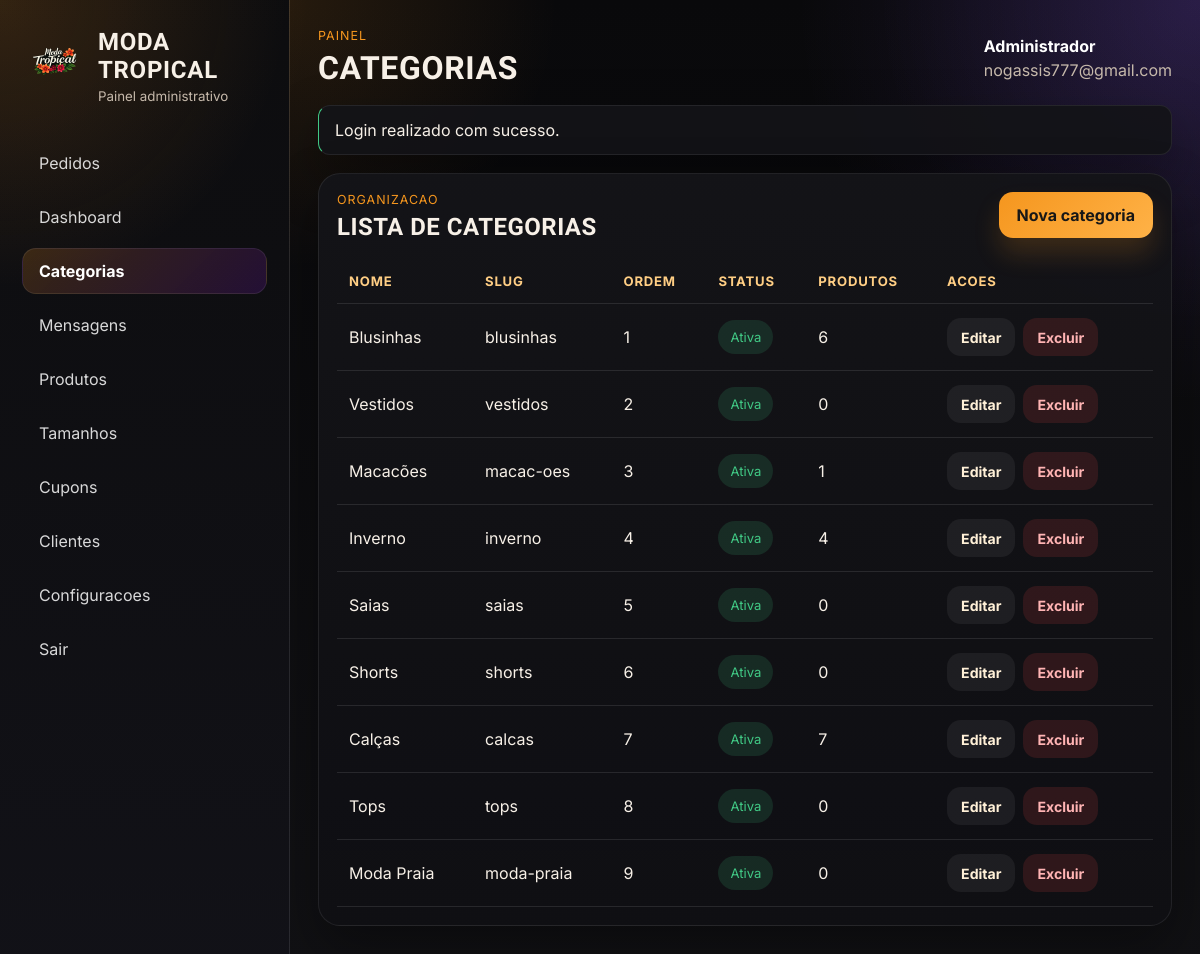
Screenshot of /admin/categorias.php (signed in) with the database file from the repository.
### tables this page shows
CREATE TABLE `configuracoes` (
  `id` int(10) unsigned NOT NULL AUTO_INCREMENT,
  `nome_estabelecimento` varchar(160) NOT NULL,
  `descricao_loja` text DEFAULT NULL,
  `logo` varchar(255) DEFAULT NULL,
  `telefone_whatsapp` varchar(30) DEFAULT NULL,
  `endereco` varchar(255) DEFAULT NULL,
  `horario_funcionamento` varchar(255) DEFAULT NULL,
  `cor_primaria` varchar(20) NOT NULL DEFAULT '#4d137a',
  `cor_secundaria` varchar(20) NOT NULL DEFAULT '#7f56d9',
  `criado_em` timestamp NOT NULL DEFAULT current_timestamp(),
  PRIMARY KEY (`id`)
);

CREATE TABLE `categorias` (
  `id` int(10) unsigned NOT NULL AUTO_INCREMENT,
  `nome` varchar(120) NOT NULL,
  `slug` varchar(140) NOT NULL,
  `ordem` int(11) NOT NULL DEFAULT 0,
  `ativa` tinyint(1) NOT NULL DEFAULT 1,
  `criado_em` timestamp NOT NULL DEFAULT current_timestamp(),
  PRIMARY KEY (`id`),
  UNIQUE KEY `slug` (`slug`)
);

### includes/functions.php (called while the page is built, shortened)
<?php
function app_url(string $path = ''): string
{
    $baseUrl = rtrim(APP_URL, '/');
    return ($baseUrl !== '' ? $baseUrl : '') . '/' . ltrim($path, '/');
}
function asset_url(string $path): string
{
    $normalizedPath = ltrim($path, '/');
    $absolutePath = BASE_PATH . '/' . str_replace('/', DIRECTORY_SEPARATOR, $normalizedPath);
    $url = app_url($normalizedPath);
    $version = filemtime($absolutePath);
    return $url . '?v=' . rawurlencode((string) $version);
}
function e(?string $value): string
{
    return htmlspecialchars((string) $value, ENT_QUOTES, 'UTF-8');
}
function pull_flashes(): array
{
    $messages = $_SESSION['flash_messages'] ?? [];
    return $messages;
}
function fetch_store_settings(): array
{
    $statement = db()->query('SELECT * FROM configuracoes ORDER BY id ASC LIMIT 1');
    $settings = $statement->fetch() ?: [
        'nome_estabelecimento' => 'Sua Loja',
        'descricao_loja' => 'Atualize as configuracoes da loja no painel administrativo.',
        'logo' => '',
        'telefone_whatsapp' => '',
        'endereco' => '',
        'horario_funcionamento' => '',
        'cor_primaria' => '#D97A6C',
        'cor_secundaria' => '#97B39B',
    ];
    return $settings;
}
function admin_nav_active(string $currentPage, string $expectedPage): string
{
    return $currentPage === $expectedPage ? 'is-active' : '';
}

### config/database.php (called while the page is built, shortened)
<?php
function db(): PDO
{
    static $pdo = null;
    if ($pdo instanceof PDO) {
        return $pdo;
    }
    $dsn = sprintf(
        'mysql:host=%s;port=%s;dbname=%s;charset=%s',
        DB_HOST,
        DB_PORT,
        DB_NAME,
        DB_CHARSET
    );
    $options = [
        PDO::ATTR_ERRMODE => PDO::ERRMODE_EXCEPTION,
        PDO::ATTR_DEFAULT_FETCH_MODE => PDO::FETCH_ASSOC,
        PDO::ATTR_EMULATE_PREPARES => false,
    ];
    try {
        $pdo = new PDO($dsn, DB_USER, DB_PASS, $options);
    } catch (PDOException $exception) {
        http_response_code(500);
        exit('Falha ao conectar ao banco de dados. Verifique o arquivo config/database.php e a importacao do SQL.');
    }
    return $pdo;
}

### includes/auth.php (called while the page is built, shortened)
<?php
function is_admin_logged_in(): bool
{
    return !empty($_SESSION['admin_id']);
}
function current_admin(): ?array
{
    static $admin = null;
    if ($admin !== null) {
        return $admin;
    }
    $statement = db()->prepare('SELECT id, nome, email, criado_em FROM admins WHERE id = :id LIMIT 1');
    $statement->execute(['id' => (int) $_SESSION['admin_id']]);
    $admin = $statement->fetch() ?: null;
    return $admin;
}
function require_admin_auth(): void
{
    if (current_admin() === null) {
        logout_admin();
        set_flash('error', 'Faca login para acessar o painel.');
        redirect('admin/login.php');
    }
}

### admin/categorias.php (the view, shortened to what this page needs)
<?php
require_admin_auth();
$currentAdminPage = 'categorias';
$pageTitle = 'Categorias';
$categories = db()->query(
    'SELECT c.*,
            (SELECT COUNT(*) FROM produtos p WHERE p.categoria_id = c.id) AS total_produtos
     FROM categorias c
     ORDER BY c.ordem ASC, c.nome ASC'
)->fetchAll();
require BASE_PATH . '/includes/admin_header.php';
?>
<section class="panel-card">
    <div class="panel-card__header">
        <div>
            <p class="panel-card__eyebrow">organizacao</p>
            <h2>Lista de categorias</h2>
        </div>
        <a class="button button--primary" href="<?= e(app_url('admin/categoria_form.php')); ?>">Nova categoria</a>
    </div>
    <div class="table-wrap">
        <table class="admin-table">
            <thead>
                <tr>
                    <th>Nome</th>
                    <th>Slug</th>
                    <th>Ordem</th>
                    <th>Status</th>
                    <th>Produtos</th>
                    <th>Acoes</th>
                </tr>
            </thead>
            <tbody>
                <?php foreach ($categories as $category): ?>
                    <tr>
                        <td><?= e($category['nome']); ?></td>
                        <td><?= e($category['slug']); ?></td>
                        <td><?= e((string) $category['ordem']); ?></td>
                        <td>
                            <span class="status-pill <?= (int) $category['ativa'] === 1 ? 'status-pill--success' : 'status-pill--neutral'; ?>">
                                <?= (int) $category['ativa'] === 1 ? 'Ativa' : 'Inativa'; ?>
                            </span>
                        </td>
                        <td><?= e((string) $category['total_produtos']); ?></td>
                        <td>
                            <div class="table-actions">
                                <a class="button button--ghost button--small" href="<?= e(app_url('admin/categoria_form.php?id=' . $category['id'])); ?>">Editar</a>
                                <form method="post" onsubmit="return confirm('Excluir esta categoria e os produtos relacionados?');">
                                    <button class="button button--danger button--small" type="submit">Excluir</button>
                                </form>
                            </div>
                        </td>
                    </tr>
                <?php endforeach; ?>
            </tbody>
        </table>
    </div>
</section>
<?php require BASE_PATH . '/includes/admin_footer.php'; ?>

### includes/admin_header.php (shortened to what this page needs)
<?php
$storeSettings = fetch_store_settings();
$pageTitle = $pageTitle ?? 'Painel Administrativo';
$currentAdminPage = $currentAdminPage ?? '';
$admin = current_admin();
$flashes = pull_flashes();
?>
<!DOCTYPE html>
<html lang="pt-BR">
<head>
    <link rel="stylesheet" href="<?= e(asset_url('assets/css/admin.css')); ?>">
</head>
<body class="admin-body">
    <div class="admin-shell">
        <aside class="admin-sidebar" id="admin-sidebar" data-admin-sidebar>
            <div class="admin-sidebar__header">
                <a class="admin-brand admin-brand--sidebar" href="<?= e(app_url('admin/index.php')); ?>">
                    <?php if (!empty($storeSettings['logo'])): ?>
                        <span class="admin-brand__logo">
                            <img src="<?= e(app_url($storeSettings['logo'])); ?>" alt="Logo da loja">
                        </span>
                    <?php else: ?>
                        <span class="admin-brand__badge">CD</span>
                    <?php endif; ?>
                    <div>
                        <strong><?= e($storeSettings['nome_estabelecimento'] ?? 'Sua Loja'); ?></strong>
                        <small>Painel administrativo</small>
                    </div>
                </a>
            </div>
            <nav class="admin-nav">
                <a data-admin-nav-link class="<?= e(admin_nav_active($currentAdminPage, 'pedidos')); ?>" href="<?= e(app_url('admin/pedidos.php')); ?>">Pedidos</a>
                <a data-admin-nav-link class="<?= e(admin_nav_active($currentAdminPage, 'dashboard')); ?>" href="<?= e(app_url('admin/index.php')); ?>">Dashboard</a>
                <a data-admin-nav-link class="<?= e(admin_nav_active($currentAdminPage, 'categorias')); ?>" href="<?= e(app_url('admin/categorias.php')); ?>">Categorias</a>
                <a data-admin-nav-link class="<?= e(admin_nav_active($currentAdminPage, 'mensagens')); ?>" href="<?= e(app_url('admin/mensagens.php')); ?>">Mensagens</a>
                <a data-admin-nav-link class="<?= e(admin_nav_active($currentAdminPage, 'produtos')); ?>" href="<?= e(app_url('admin/produtos.php')); ?>">Produtos</a>
                <a data-admin-nav-link class="<?= e(admin_nav_active($currentAdminPage, 'sabores')); ?>" href="<?= e(app_url('admin/tamanhos.php')); ?>">Tamanhos</a>
                <a data-admin-nav-link class="<?= e(admin_nav_active($currentAdminPage, 'cupons')); ?>" href="<?= e(app_url('admin/cupons.php')); ?>">Cupons</a>
                <a data-admin-nav-link class="<?= e(admin_nav_active($currentAdminPage, 'clientes')); ?>" href="<?= e(app_url('admin/clientes.php')); ?>">Clientes</a>
                <a data-admin-nav-link class="<?= e(admin_nav_active($currentAdminPage, 'configuracoes')); ?>" href="<?= e(app_url('admin/configuracoes.php')); ?>">Configuracoes</a>
                <a data-admin-nav-link href="<?= e(app_url('admin/logout.php')); ?>">Sair</a>
            </nav>
        </aside>
        <main class="admin-main">
            <header class="admin-topbar">
                <div>
                    <p class="admin-topbar__eyebrow">Painel</p>
                    <h1><?= e($pageTitle); ?></h1>
                </div>
                <div class="admin-user">
                    <strong><?= e($admin['nome'] ?? 'Administrador'); ?></strong>
                    <span><?= e($admin['email'] ?? ''); ?></span>
                </div>
            </header>
            <?php if ($flashes): ?>
                <div class="flash-stack flash-stack--admin">
                    <?php foreach ($flashes as $flash): ?>
                        <div class="flash flash--<?= e($flash['type']); ?>"><?= e($flash['message']); ?></div>
                    <?php endforeach; ?>
                </div>
            <?php endif; ?>

### rows the page displays
configuracoes: logo (picture), nome_estabelecimento "MODA TROPICAL"
categorias: nome "Blusinhas", slug "blusinhas", ordem "1", ativa "Ativa", total_produtos "6"
categorias: nome "Vestidos", slug "vestidos", ordem "2", ativa "Ativa", total_produtos "0"
categorias: nome "Macacões", slug "macac-oes", ordem "3", ativa "Ativa", total_produtos "1"
categorias: nome "Inverno", slug "inverno", ordem "4", ativa "Ativa", total_produtos "4"
categorias: nome "Saias", slug "saias", ordem "5", ativa "Ativa", total_produtos "0"
categorias: nome "Shorts", slug "shorts", ordem "6", ativa "Ativa", total_produtos "0"
categorias: nome "Calças", slug "calcas", ordem "7", ativa "Ativa", total_produtos "7"
categorias: nome "Tops", slug "tops", ordem "8", ativa "Ativa", total_produtos "0"
categorias: nome "Moda Praia", slug "moda-praia", ordem "9", ativa "Ativa", total_produtos "0"

### other values shown
$pageTitle "CATEGORIAS"
$admin['nome'] "Administrador"
$admin['email'] "nogassis777@gmail.com"
$flash['message'] "Login realizado com sucesso."
